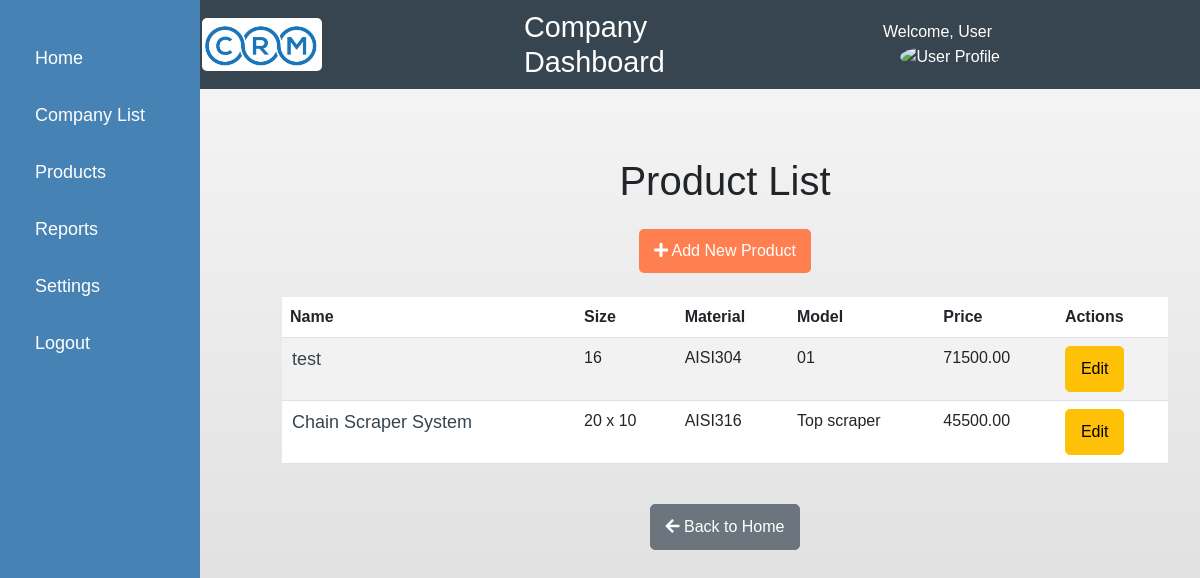
/products/, run on an earlier commit of the app's database.
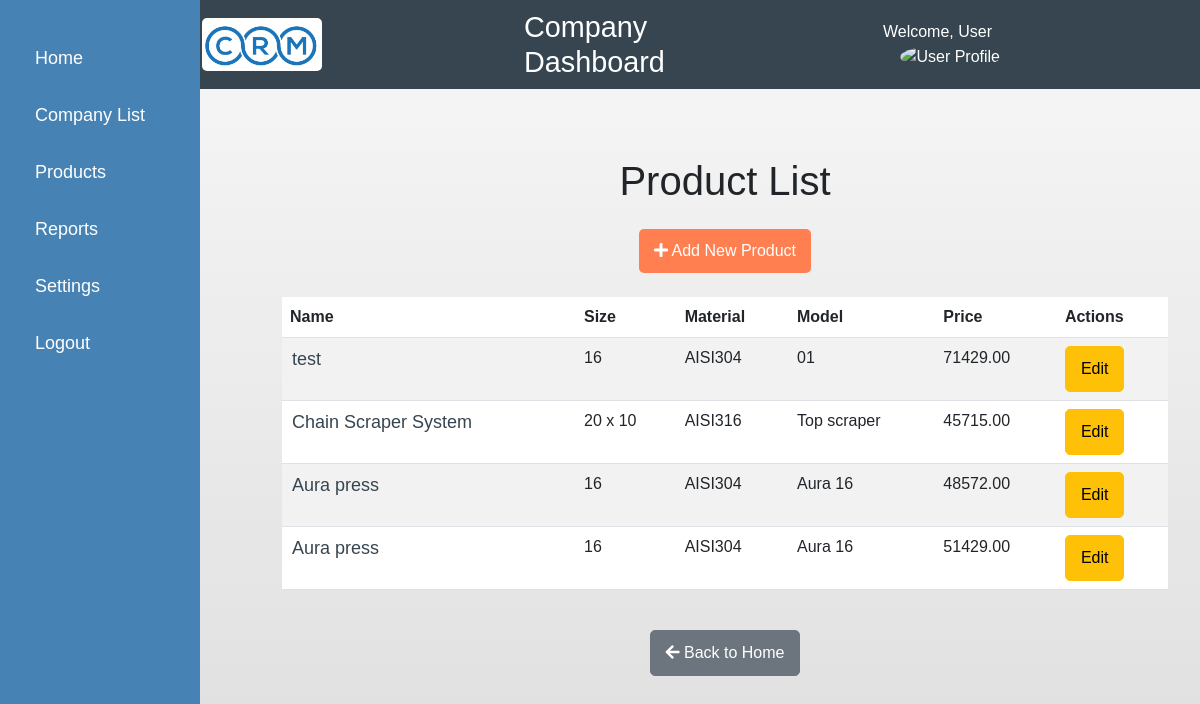
And on a later commit of the database.
### products/models.py (models this page shows, shortened)
class Product(models.Model):
    name = models.CharField(max_length=200)
    product_code = models.CharField(max_length=100, unique=True)
    category = models.ForeignKey(Category, on_delete=models.CASCADE)
    model = models.CharField(max_length=100)
    size = models.CharField(max_length=50)
    unit_cost = models.DecimalField(max_digits=10, decimal_places=2)
    margin = models.DecimalField(max_digits=5, decimal_places=2, default=30)  # Default margin is 30%
    price = models.DecimalField(max_digits=10, decimal_places=2, blank=True, null=True)
    images = models.ImageField(upload_to='products/', blank=True, null=True)
    technical_specification = models.FileField(upload_to='product_specs/', blank=True, null=True)
    material = models.CharField(max_length=200)
    description = models.TextField()
    warranty_information = models.TextField()

### products/views.py (the view)
# urls.py: path('', views.product_list, name='product_list'),
def product_list(request):
    products = Product.objects.all()
    return render(request, 'products/product_list.html', {'products': products})

### products/templates/products/product_list.html
{% extends 'base.html' %}
{% block content %}
<div class="container my-5">
    <h1 class="text-center mb-4">Product List</h1>
    <div class="text-center mb-4">
        <a href="{% url 'products:product_create' %}" class="btn btn-primary">
            <i class="fas fa-plus"></i> Add New Product
        </a>
    </div>
    <div class="table-responsive">
        <table class="table table-striped">
            <thead>
                <tr>
                    <th>Name</th>
                    <th>Size</th>
                    <th>Material</th>
                    <th>Model</th>
                    <th>Price</th>
                    <th>Actions</th>
                </tr>
            </thead>
            <tbody>
                {% for product in products %}
                <tr>
                    <td>
                        <a href="{% url 'products:product_detail' product.pk %}" class="text-decoration-none">
                            {{ product.name }}
                        </a>
                    </td>
                    <td>{{ product.size }}</td>
                    <td>{{ product.material }}</td>
                    <td>{{ product.model }}</td>
                    <td>{{ product.price }}</td>
                    <td>
                        <a href="{% url 'products:product_edit' product.pk %}" class="btn btn-warning btn-sm">
                            Edit
                        </a>
                    </td>
                </tr>
                {% empty %}
                <tr>
                    <td colspan="6" class="text-center">No products available.</td>
                </tr>
                {% endfor %}
            </tbody>
        </table>
    </div>
    <div class="text-center mt-4">
        <a href="{% url 'home' %}" class="btn btn-secondary">
            <i class="fas fa-arrow-left"></i> Back to Home
        </a>
    </div>
</div>
{% endblock %}

### crm/templates/base.html (shortened to what this page needs)
<!DOCTYPE html>
<html lang="en">
<head>
  <link href="https://cdn.jsdelivr.net/npm/bootstrap@5.3.0-alpha1/dist/css/bootstrap.min.css" rel="stylesheet">
  <link href="https://cdnjs.cloudflare.com/ajax/libs/font-awesome/5.15.4/css/all.min.css" rel="stylesheet">
  {% load static %}
  <link rel="stylesheet" href="{% static 'css/style.css' %}?v=1">
</head>
<body>
  <div class="header d-flex justify-content-between align-items-center">
    <div class="logo">
      <a href="/"><img src="{% static 'images/crm_logo.png' %}" alt="CRM Logo"/></a>
    </div>
    <h1>{% block header %}Company Dashboard{% endblock %}</h1>
    <div class="user-profile">
      <span class="me-2">Welcome, User</span>
      <img src="user-profile.jpg" alt="User Profile">
    </div>
  </div>
  <div class="sidebar">
    <a href="/">Home</a>
    <a href="/companies/">Company List</a>
    <a href="/products/">Products</a>
    <a href="/reports/">Reports</a>
    <a href="/settings/">Settings</a>
    <a href="/logout/">Logout</a>
  </div>
  <div class="main-content">
    {% block content %}{% endblock %}
  </div>
</body>
</html>

### company/static/css/style.css (style rules this page uses)
body { background: linear-gradient(to bottom, #f7f7f7, #e0e0e0); font-family: Arial, sans-serif; }
a { color: #36454F; text-decoration: none; font-size: large; padding: 2px; border-radius: 5px; }
.header { background-color: #36454F; color: white; padding: 10px 200px; }
.header h1 { font-size: 1.8rem; margin: 0; margin-left: 200px; }
.sidebar { background-color: #4682B4; color: white; height: 100vh; padding: 25px; position: fixed; top: 0; left: 0; width: 200px; }
.sidebar a { color: white; text-decoration: none; display: block; margin: 10px 0; padding: 10px; border-radius: 5px; }
.main-content { margin-left: 250px; padding: 20px; }
.btn-primary { background-color: #FF7F50; border: none; }
.user-profile { text-align: right; }
.user-profile img { width: 40px; border-radius: 50%; }
.logo img { width: 120px; border-radius: 5px; }
.btn { display: inline-block; padding: 10px 15px; text-align: center; font-size: 16px; border-radius: 5px; cursor: pointer; text-decoration: none; transition: background-color 0.3s ease; }

What changed in the data, as far as the page shows it:
changed Product "test": price "71500.00" → "71429.00"
changed Product "Chain Scraper System": price "45500.00" → "45715.00"
added Product: name "Aura press", size "16", material "AISI304", model "Aura 16", price "48572.00"
added Product: name "Aura press", size "16", material "AISI304", model "Aura 16", price "51429.00"
